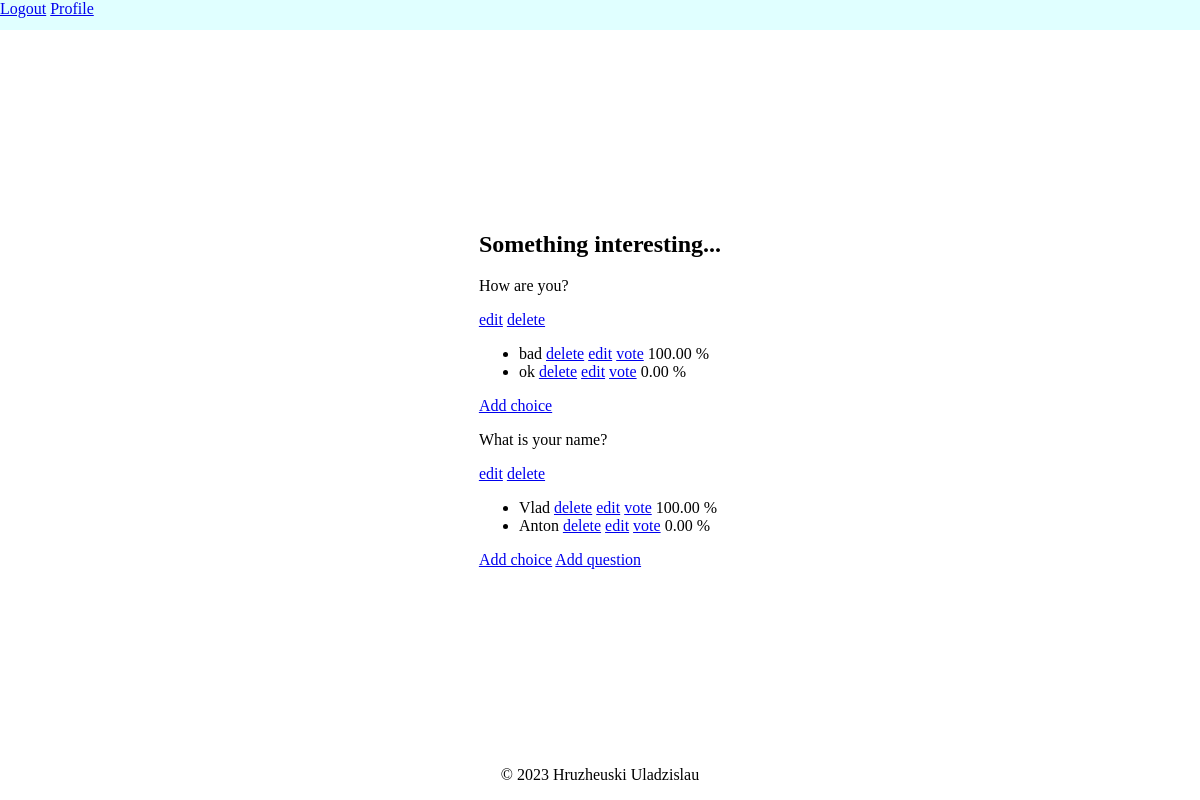
Page /poll/1/ (signed in) on the earlier database version.
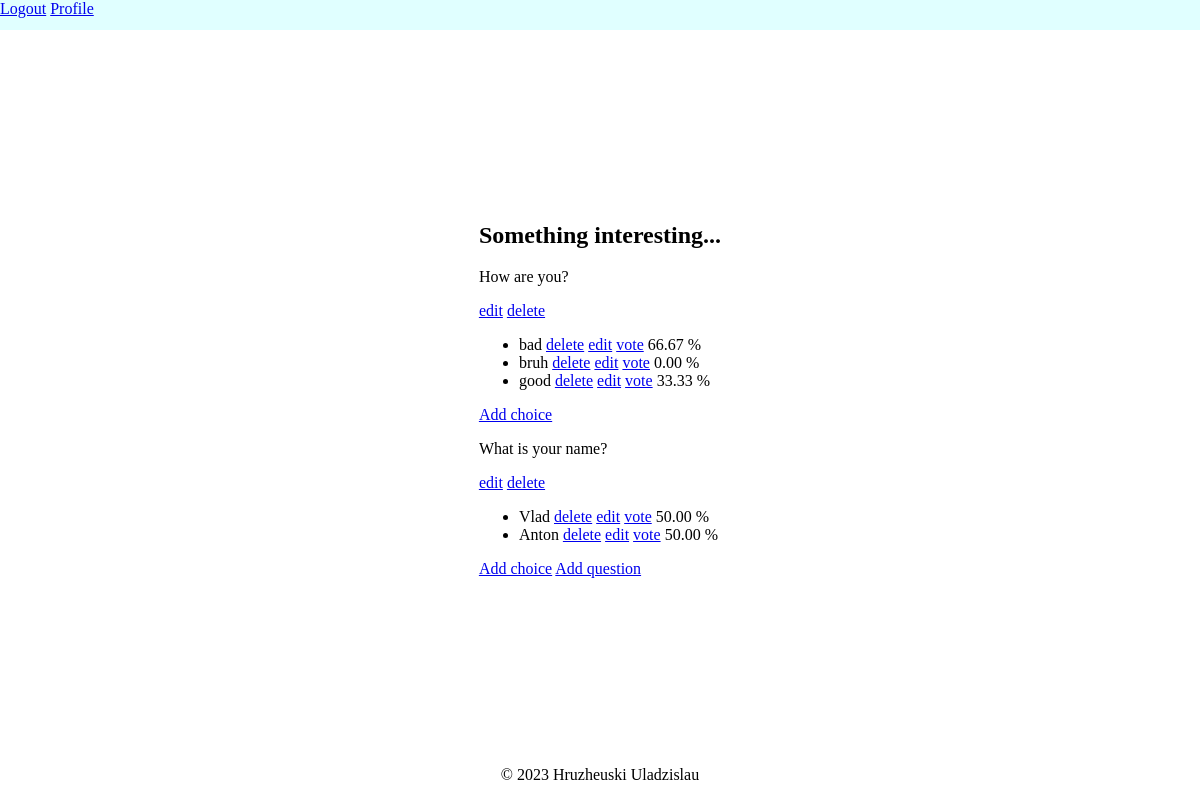
Same page on the later database version.
### polls/models.py (models this page shows)
class Question(models.Model):
    question_text = models.CharField(max_length=200)
    poll = models.ForeignKey(Poll, on_delete=models.CASCADE)
    def __str__(self):
        return self.question_text

class Choice(models.Model):
    choice_text = models.CharField(max_length=100)
    question = models.ForeignKey(Question, on_delete=models.CASCADE)
    @property
    def get_percent(self):
        count_votes = Vote.objects.filter(choice__question=self.question).count()
        return f'{self.vote_set.count() / count_votes * 100:.2f} %' if count_votes != 0 else ''
    def __str__(self):
        return self.choice_text

### polls/views.py (the view)
# urls.py: path('poll/<int:poll_id>/', login_required(ShowPoll.as_view()), name='show_poll'),
class ShowPoll(DetailView):
    model = Poll
    template_name = 'polls/show_poll.html'
    pk_url_kwarg = 'poll_id'

### polls/models.py (called while the page is built)
    def __str__(self):
        return self.poll_text

### polls/templates/polls/show_poll.html
{% extends "polls/base.html" %}
{% load crispy_forms_filters %}
{% block content %}
<div class="container">
    <div class="content-section">
        <h2> {{ poll }}</h2>
        {% for question in poll.question_set.all %}
            <p>{{ question }}</p>
            {% if user == poll.creator %}
                <a href="{% url 'edit_question' question.id %}">edit</a>
                <a href="{% url 'delete_question' question.id%}">delete</a>
            {% endif %}
            <ul>
                {% for choice in question.choice_set.all %}
                    <li>
                        {{ choice }}
                        {% if user == poll.creator %}
                            <a href="{% url 'delete_choice' choice.id%}">delete</a>
                            <a href="{% url 'edit_choice' choice.id%}">edit</a>
                        {% endif %}
                        <a href="{% url 'vote' choice.id%}">vote</a>
                        {{ choice.get_percent }}
                    </li>
                {% endfor %}
            </ul>
            {% if user == poll.creator %}
                <a href="{% url 'create_choice' question.id %}">Add choice</a>
            {% endif %}
        {% endfor %}
        {% if user == poll.creator %}
            <a href="{% url 'create_question' poll.id %}">Add question</a>
        {% endif %}
    </div>
</div>
{% endblock content %}

Differences in the rows shown:
removed Choice: choice_text "ok", get_percent "0.00 %", shown under Question "How are you?"
computed for Choice "bad": get_percent "100.00 %" → "66.67 %"
added Choice: choice_text "bruh", get_percent "0.00 %", shown under Question "How are you?"
added Choice: choice_text "good", get_percent "33.33 %", shown under Question "How are you?"
computed for Choice "Vlad": get_percent "100.00 %" → "50.00 %"
computed for Choice "Anton": get_percent "0.00 %" → "50.00 %"
